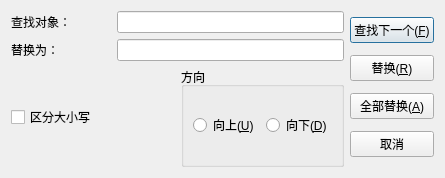
<?xml version="1.0" encoding="UTF-8"?>
<ui version="4.0">
 <class>ReplaceDialog</class>
 <widget class="QDialog" name="ReplaceDialog">
  <property name="geometry">
   <rect>
    <x>0</x>
    <y>0</y>
    <width>445</width>
    <height>178</height>
   </rect>
  </property>
  <property name="sizePolicy">
   <sizepolicy hsizetype="Fixed" vsizetype="Fixed">
    <horstretch>0</horstretch>
    <verstretch>0</verstretch>
   </sizepolicy>
  </property>
  <property name="maximumSize">
   <size>
    <width>445</width>
    <height>200</height>
   </size>
  </property>
  <property name="windowTitle">
   <string>替换</string>
  </property>
  <layout class="QHBoxLayout" name="horizontalLayout_5">
   <item>
    <layout class="QVBoxLayout" name="verticalLayout">
     <item>
      <layout class="QHBoxLayout" name="horizontalLayout">
       <item>
        <widget class="QLabel" name="label">
         <property name="sizePolicy">
          <sizepolicy hsizetype="Fixed" vsizetype="Preferred">
           <horstretch>0</horstretch>
           <verstretch>0</verstretch>
          </sizepolicy>
         </property>
         <property name="minimumSize">
          <size>
           <width>100</width>
           <height>0</height>
          </size>
         </property>
         <property name="maximumSize">
          <size>
           <width>100</width>
           <height>16777215</height>
          </size>
         </property>
         <property name="text">
          <string>查找对象：</string>
         </property>
        </widget>
       </item>
       <item>
        <widget class="QLineEdit" name="searchText"/>
       </item>
      </layout>
     </item>
     <item>
      <layout class="QHBoxLayout" name="horizontalLayout_2">
       <item>
        <widget class="QLabel" name="label_2">
         <property name="sizePolicy">
          <sizepolicy hsizetype="Fixed" vsizetype="Preferred">
           <horstretch>0</horstretch>
           <verstretch>0</verstretch>
          </sizepolicy>
         </property>
         <property name="minimumSize">
          <size>
           <width>100</width>
           <height>0</height>
          </size>
         </property>
         <property name="maximumSize">
          <size>
           <width>100</width>
           <height>16777215</height>
          </size>
         </property>
         <property name="text">
          <string>替换为：</string>
         </property>
        </widget>
       </item>
       <item>
        <widget class="QLineEdit" name="targetText"/>
       </item>
      </layout>
     </item>
     <item>
      <layout class="QHBoxLayout" name="horizontalLayout_3">
       <item>
        <widget class="QCheckBox" name="cbCaseSensitive">
         <property name="text">
          <string>区分大小写</string>
         </property>
        </widget>
       </item>
       <item>
        <widget class="QGroupBox" name="groupBox">
         <property name="title">
          <string>方向</string>
         </property>
         <layout class="QHBoxLayout" name="horizontalLayout_4">
          <item>
           <widget class="QRadioButton" name="rbUp">
            <property name="text">
             <string>向上(&amp;U)</string>
            </property>
           </widget>
          </item>
          <item>
           <widget class="QRadioButton" name="rbDown">
            <property name="text">
             <string>向下(&amp;D)</string>
            </property>
           </widget>
          </item>
         </layout>
        </widget>
       </item>
      </layout>
     </item>
    </layout>
   </item>
   <item>
    <layout class="QVBoxLayout" name="verticalLayout_2">
     <item>
      <widget class="QPushButton" name="btFindNext">
       <property name="text">
        <string>查找下一个(&amp;F)</string>
       </property>
      </widget>
     </item>
     <item>
      <widget class="QPushButton" name="btReplace">
       <property name="text">
        <string>替换(&amp;R)</string>
       </property>
      </widget>
     </item>
     <item>
      <widget class="QPushButton" name="btReplaceAll">
       <property name="text">
        <string>全部替换(&amp;A)</string>
       </property>
      </widget>
     </item>
     <item>
      <widget class="QPushButton" name="btCancel">
       <property name="text">
        <string>取消</string>
       </property>
      </widget>
     </item>
    </layout>
   </item>
  </layout>
 </widget>
 <resources/>
 <connections/>
</ui>
